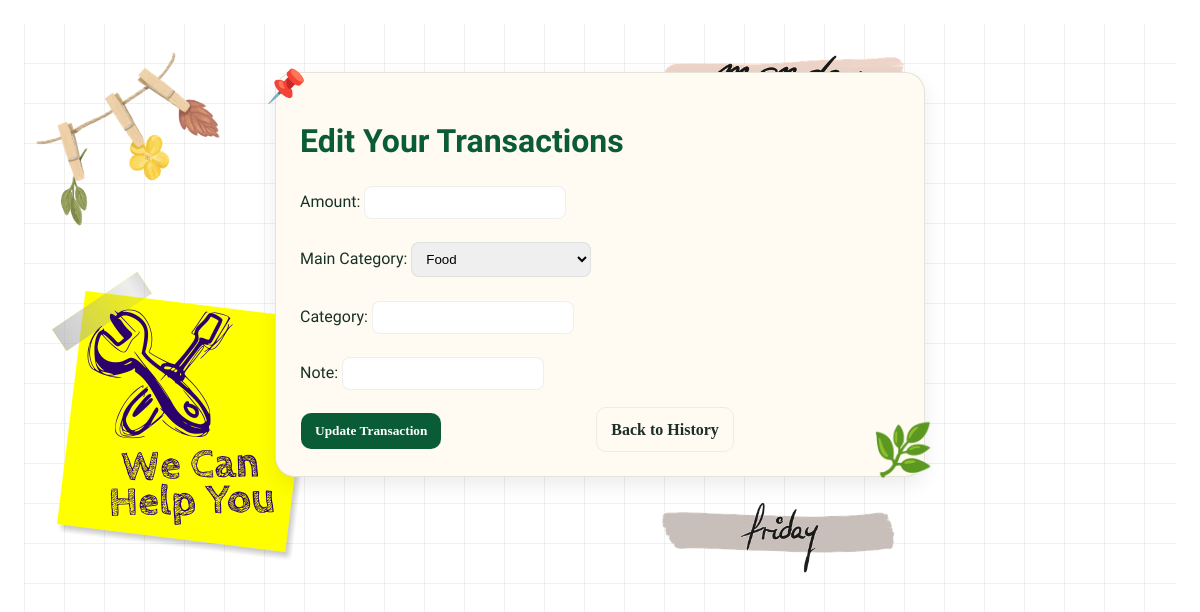
/edit/20, run on an earlier commit of the app's database.
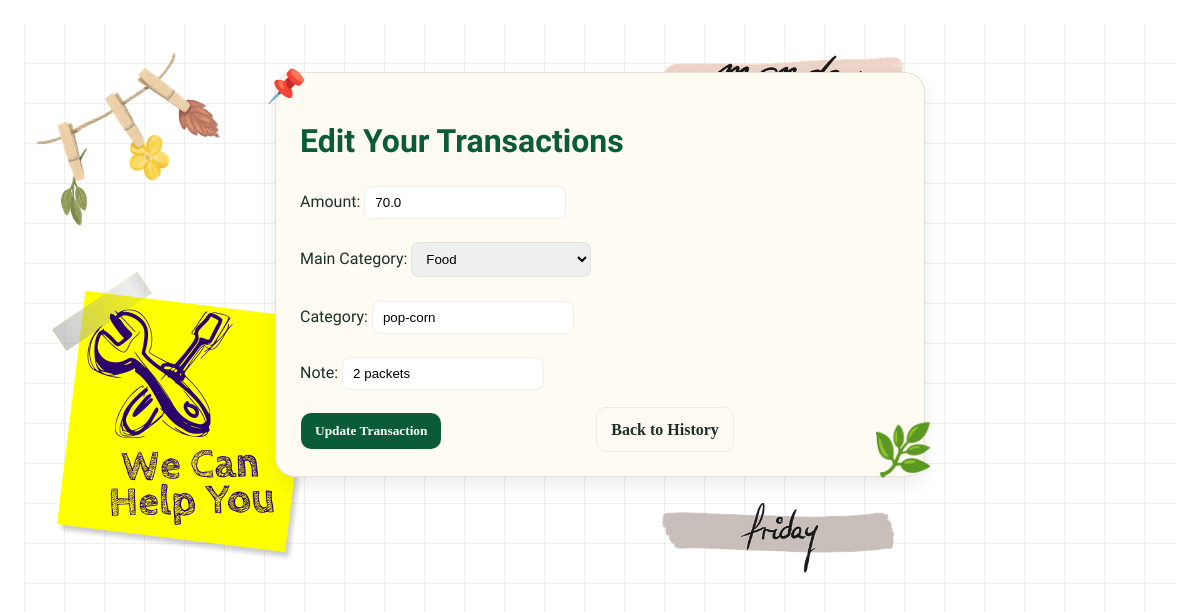
And on a later commit of the database.
### tables this page shows
CREATE TABLE transactions (
    id INTEGER PRIMARY KEY AUTOINCREMENT,
    date TEXT NOT NULL,
    category TEXT NOT NULL,
    amount REAL NOT NULL,
    note TEXT
, main_category TEXT);

### app.py (the view)
@app.route('/edit/<int:trans_id>')
def edit_transaction(trans_id):
    conn = sqlite3.connect('database.db')
    c = conn.cursor()
    c.execute("SELECT * FROM transactions WHERE id = ?", (trans_id,))
    transaction = c.fetchone()
    conn.close()
    return render_template('edit.html', transaction = transaction)

### templates/edit.html (shortened to what this page needs)
{% extends "base.html" %}
{% block card_class %}edit-card{% endblock %}
{% block content %}
<h1>Edit Your Transactions</h1>
<div>
    <form action="/update_transaction/{{ transaction[0] }}" method="post">
        <label>Amount:</label>
        <input type="number" name="amount" value="{{ transaction[3] }}" required><br><br>
        <label>Main Category:</label>
        <select name="main_category" required>
            <option value="Food" {% if transaction[5]=='Food' %}selected{% endif %}>Food</option>
        </select><br><br>
        <label>Category:</label>
        <input type="text" name="category" value="{{ transaction[2] }}" required><br><br>
        <label>Note:</label>
        <input type="text" name="note" value="{{ transaction[4] }}"><br><br>
        <button type="submit" class="btn">Update Transaction</button>
    </form>
    <a href="/history" class="btn secondary">Back to History</a>
</div>
{% endblock %}

### templates/base.html (shortened to what this page needs)
<!doctype html>
<html lang="en">
<head>
  <link rel="stylesheet" href="{{ url_for('static', filename='css/style.css') }}">
</head>
<body>
    <img src="{{ url_for('static', filename='images/wecanhelpu_image.png') }}"
     class="we_image"
     alt="sticker4">
  <div class="app-shell">
    <div class="card {% block card_class %}{% endblock %}">
      {% block content %}{% endblock %}
    </div>
  </div>
</body>
</html>

### static/css/style.css (style rules this page uses)
:root { --green-1: #0A5C36; --green-2: #14452F; --green-3: #18392B; --green-4: #1D2E28; --muted: rgba(0,0,0,0.06); --card-bg: #ffffff; --accent: var(--green-1); --accent-dark: var(--green-2); --border: rgba(20,69,47,0.12); --text: #173224; --success: #2a9d8f; }
body { font-family: -apple-system, BlinkMacSystemFont, "Segoe UI", Roboto, "Helvetica Neue", Arial; background: white; color: var(--text); margin:0; padding:24px; -webkit-font-smoothing:antialiased; -moz-osx-font-smoothing:grayscale; line-height:1.45; }
.app-shell { background: repeating-linear-gradient( 90deg, rgba(0,0,0,0.06) 0px, rgba(0,0,0,0.06) 1px, transparent 1px, transparent 40px ), repeating-linear-gradient( 0deg, rgba(0,0,0,0.06) 0px, rgba(0,0,0,0.06) 1px, transparent 1px, transparent 40px ), white; padding: 28px; min-height: calc(100vh - 56px); }
.card { background: var(--card-bg); position: relative; z-index: 1; background: #FFFBF2; border-radius: 12px; box-shadow: 0 6px 18px rgba(19, 29, 23, 0.06); padding: 18px; border: 1px solid var(--border); }
.card, .card table { font-family: 'Patrick Hand', cursive; }
.home-card, .edit-card { max-width: 600px; margin: 20px auto; padding: 24px; border-radius: 20px; background: #FFFBF2; border: 1px solid rgba(0,0,0,0.1); box-shadow: 0 8px 20px rgba(0,0,0,0.08); position: relative; }
.home-card::before , .edit-card::before { content: "📌"; position: absolute; top: -10px; left: -10px; font-size: 32px; }
.home-card::after , .edit-card::after { content: "🌿"; position: absolute; bottom: -10px; right: -10px; font-size: 50px; }
h1, h2 { font-family: 'Patrick Hand', cursive; color: #0A5C36; }
.we_image { position: absolute; left: 20px; top: 50%; transform: translateY(-50%); width: 40vh; height: auto; z-index: 0; }
.btn { background: var(--accent); color: white; border: none; padding: 10px 14px; margin-left: 1px; margin-right: 5px; border-radius: 10px; cursor: pointer; font-weight: 600; display:inline-block; text-decoration: none; font-family: 'Shadows Into Light', cursive; }
.btn.secondary { background: transparent; color: var(--green-4); border: 1px solid rgba(20,69,47,0.08); }
input[type="text"], input[type="number"], select { padding: 8px 10px; border: 1px solid rgba(20,69,47,0.08); border-radius: 8px; outline: none; min-width: 180px; }
form { display: inline-block; text-align: left; }

What changed in the data, as far as the page shows it:
added transactions: main_category "Food"
Also different on the page:
form field main_category: "Food" → (not shown)
